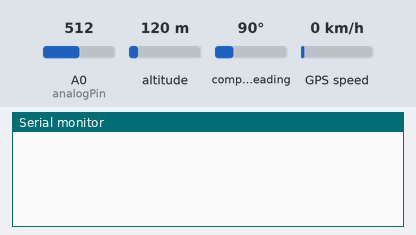
The sketch below on a simulated Arduino Mega 2560, built with avr-gcc and run on an emulated ATmega2560. Parts: the last lines printed to the serial monitor. The test bench sets the inputs (shaded band); at power-on: altitude 120 m, A0 (analogPin) = 512, compass heading 90°, GPS speed 0 km/h. The GPS gets a fix after 3 s at 37.7749, -122.4194 with 8 satellites.

Above: at 1.2 s.
1.3 s: altitude set to 20 m
At 3.8 s:
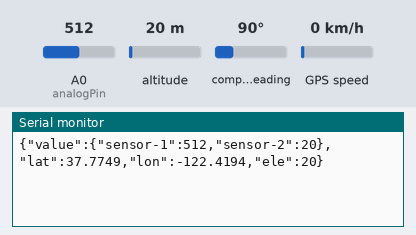
5.4 s: A0 (analogPin) set to 490
At 6.7 s:
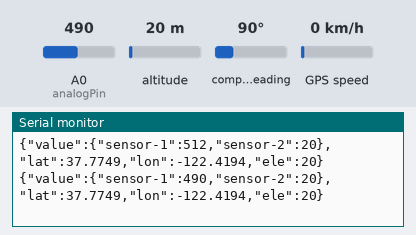
6.9 s: altitude set to 250 m
At 7.8 s:
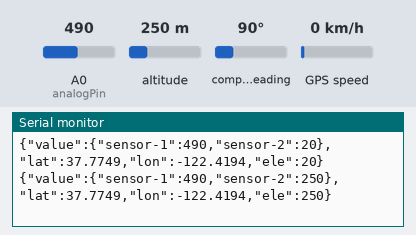
8.4 s: A0 (analogPin) set to 510
At 9.8 s:
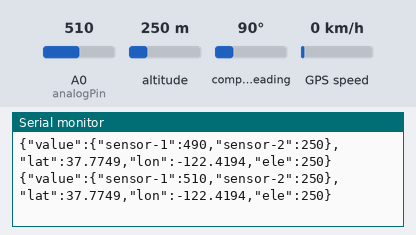
Timing chart, 0 to 10.9 s (numbered marks = the images above; inputs shaded):
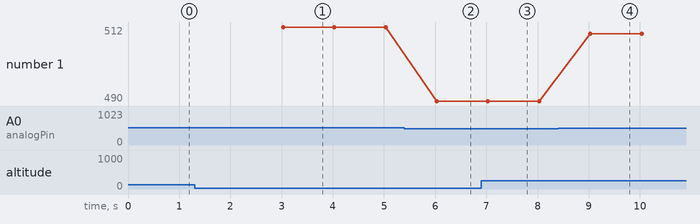

Measured:
- after the input at 1.3 s, the serial monitor: prints a new line after 1.7 s (image 1)
- after the input at 5.4 s, the serial monitor: prints a new line after 0.63 s (image 2)
- after the input at 6.9 s, the serial monitor: prints a new line after 0.13 s (image 3)
- after the input at 8.4 s, the serial monitor: prints a new line after 0.63 s (image 4)
- plotted number 1: 512 → 490 after the input at 5.4 s, 490 → 510 after the input at 8.4 s

The sketch:

Arduino.ino
```cpp
#include "variables.h"
#include "messenger.h"
#include "AnalogicRead.h"
#include "GPS.h"

void setup() {
  Serial.begin(9600);
  aReadInit();
  gpsInit();
  lastSend = millis();
}

void loop() {
  aReadLoop();
  gpsLoop();
}
```

AnalogicRead.h
```cpp
#ifndef A_READ_H
#define A_READ_H

#include "variables.h"

byte analogPin = A0;

void aReadInit(){
  pinMode(analogPin, INPUT);
}

void aReadLoop(){
  analogLecture = analogRead(analogPin);
}

#endif
```

GPS.h
```cpp
#ifndef GPS_H
#define GPS_H

// +------------+-----+
// |    Conexiones    |
// +------------+-----+
// | Arduino    | GPS |
// | 18/TX1     | RX  |
// | 19/RX1     | TX  |
// | 3.3v       | VCC |
// | GND        | GND |
// +------------+-----+

// Bibliotecas
#include <TinyGPS++.h>
#include <SoftwareSerial.h>
#include "variables.h"

// Creacion de instacia TinyGPS
TinyGPSPlus gps;

// Inicializacion de gps

void gpsInit(){
  Serial1.begin(9600);
}

void gpsLoop(){
  while(Serial1.available() > 0){
    if(gps.encode(Serial1.read())){
      if(gps.location.isValid()){
        latitud = gps.location.lat();
        longitud = gps.location.lng();
        altura = gps.altitude.meters();
        sendData();
      }
    }
  }
}


#endif
```

messenger.h
```cpp
#ifndef MESSENGER_H
#define MESSENGER_H

#include <ArduinoJson.h>
#include "variables.h"

void sendData(){
  if(millis()-lastSend>500){
    lastSend = millis();
    // Serial.println(latitud);
    DynamicJsonDocument doc(200);
    doc["value"]["sensor-1"] = analogLecture;
    doc["value"]["sensor-2"] = altura;
    doc["lat"] = latitud;
    doc["lon"] = longitud;
    doc["ele"] = altura;
    String toReturn = "";
    serializeJson(doc,Serial);
    Serial.println();
  }
}

#endif
```

variables.h
```cpp
#ifndef VARIABLES_H
#define VARIABLES_H

int analogLecture;
double latitud, longitud, altura;
unsigned long lastSend;

#endif
```
